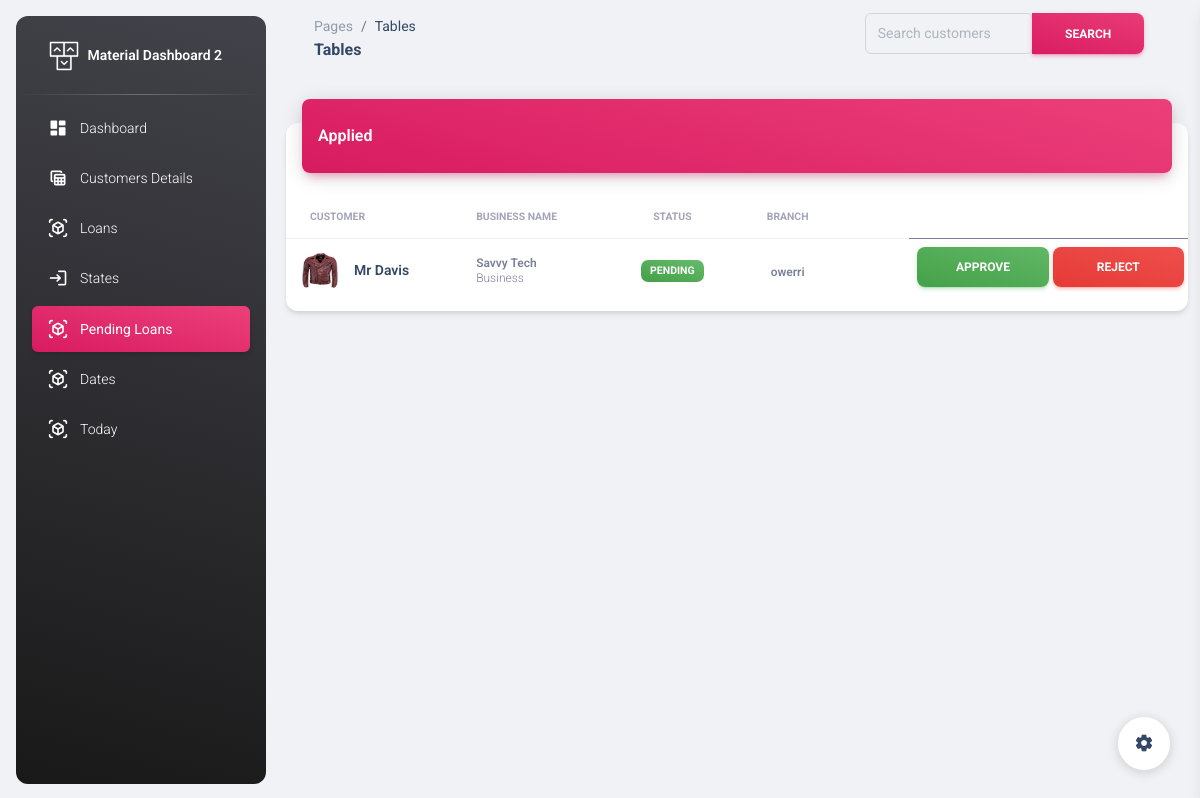
The page /administration/applied_loans/ (signed in) on the database its author committed.
### administration/models.py (models this page shows, shortened)
class LoanApply(models.Model):
    customer=models.ForeignKey(Customers,on_delete=models.CASCADE)
    amount=models.IntegerField()
    status=models.CharField(max_length=100,choices=[
    ("Approved","Approved"),
    ("Pending","Pending"),
    ("Rejected","Rejected")
])

class Customers(models.Model):
    name=models.CharField(max_length=100)
    branch=models.ForeignKey(Branch,on_delete=models.PROTECT,null=True,default=None)
    gender=models.CharField(max_length=100, null=True)
    occupation=models.CharField(max_length=100, null=True)
    state=models.CharField(max_length=100, null=True)
    passport=models.ImageField()
    business_name=models.CharField(max_length=100)
    bussiness_address=models.CharField(max_length=100)
    age=models.IntegerField()
    phone_number=models.IntegerField(null=True)
    home_address=models.CharField(max_length=100)
    card_number=models.IntegerField()
    guarantors_name=models.CharField(max_length=100)
    guarantors_phone=models.IntegerField()
    guarantors_address=models.CharField(max_length=100)
    goccupation=models.CharField(max_length=100,null=True)
    gstate=models.CharField(max_length=100,null=True)

class Branch(models.Model):
    name=models.CharField(max_length=100)
    state=models.ForeignKey(State,on_delete=models.CASCADE)
    manager=models.OneToOneField(Manager,on_delete=models.CASCADE,null=True)
    def __str__(self):
        return self.name

### administration/decorator.py (the view, shortened to what this page needs)
        def wrapper(request, *args, **kwargs):
            if request.user.is_authenticated:
                if request.user.groups.filter(name__in=groups).exists():
                    return view_func(request, *args, **kwargs)
            else:
                return redirect('')

### administration/decorator.py (called while the page is built, shortened)
def group_required(groups=[]):
    def decorator(view_func):
        def wrapper(request, *args, **kwargs):
            if request.user.is_authenticated:
                if request.user.groups.filter(name__in=groups).exists():
                    return view_func(request, *args, **kwargs)
            else:
                return redirect('')
        return wrapper
    return decorator

### administration/views.py (called while the page is built)
@login_required
@group_required(["Admin"])
def applied_loans(request):
    applied=LoanApply.objects.filter(status="Pending")
    context={
        "applied":applied
    }
    return render(request,'administration/appliedloans.html',context)

### administration/templates/administration/appliedloans.html (shortened to what this page needs)
<!DOCTYPE html>
<html lang="en">
  {% load static %}
<head>
  <link href="{% static 'administration/assets/css/nucleo-icons.css'%}" rel="stylesheet" />
  <link href="{% static 'administration/assets/css/nucleo-svg.css'%}" rel="stylesheet" />
  <link id="pagestyle" href="{% static 'administration/assets/css/material-dashboard.css'%}" rel="stylesheet" />
</head>
<body class="g-sidenav-show  bg-gray-200">
  <aside class="sidenav navbar navbar-vertical navbar-expand-xs border-0 border-radius-xl my-3 fixed-start ms-3   bg-gradient-dark" id="sidenav-main">
    <div class="sidenav-header">
      <a class="navbar-brand m-0" href=" https://demos.creative-tim.com/material-dashboard/pages/dashboard " target="_blank">
        <img src="{% static 'administration/assets/img/logo-ct.png'%}" class="navbar-brand-img h-100" alt="main_logo">
        <span class="ms-1 font-weight-bold text-white">Material Dashboard 2</span>
      </a>
    </div>
    <hr class="horizontal light mt-0 mb-2">
    <div class="collapse navbar-collapse  w-auto " id="sidenav-collapse-main">
      <ul class="navbar-nav">
        <li class="nav-item">
          <a class="nav-link text-white " href="{% url 'dashboard'%}">
            <div class="text-white text-center me-2 d-flex align-items-center justify-content-center">
              <i class="material-icons opacity-10">dashboard</i>
            </div>
            <span class="nav-link-text ms-1">Dashboard</span>
          </a>
        </li>
        <li class="nav-item">
          <a class="nav-link text-white " href="{% url 'customer_details'%}">
            <div class="text-white text-center me-2 d-flex align-items-center justify-content-center">
              <i class="material-icons opacity-10">table_view</i>
            </div>
            <span class="nav-link-text ms-1">Customers Details</span>
          </a>
        </li>
        <li class="nav-item">
          <a class="nav-link text-white " href="{% url 'loans'%}">
            <div class="text-white text-center me-2 d-flex align-items-center justify-content-center">
              <i class="material-icons opacity-10">view_in_ar</i>
            </div>
            <span class="nav-link-text ms-1">Loans</span>
          </a>
        </li>
        <li class="nav-item">
          <a class="nav-link text-white " href="{% url 'states'%}">
            <div class="text-white text-center me-2 d-flex align-items-center justify-content-center">
              <i class="material-icons opacity-10">login</i>
            </div>
            <span class="nav-link-text ms-1">States </span>
          </a>
        </li>
        <li class="nav-item">
            <a class="nav-link text-white active bg-gradient-primary " href="{% url 'applied'%}">
              <div class="text-white text-center me-2 d-flex align-items-center justify-content-center">
                <i class="material-icons opacity-10">view_in_ar</i>
              </div>
              <span class="nav-link-text ms-1">Pending Loans </span>
            </a>
          </li>
          <li class="nav-item">
            <a class="nav-link text-white" href="{% url 'dates'%}">
              <div class="text-white text-center me-2 d-flex align-items-center justify-content-center">
                <i class="material-icons opacity-10">view_in_ar</i>
              </div>
              <span class="nav-link-text ms-1">Dates </span>
            </a>
          </li>
          <li class="nav-item">
            <a class="nav-link text-white  " href="{% url 'today'%}">
              <div class="text-white text-center me-2 d-flex align-items-center justify-content-center">
                <i class="material-icons opacity-10">view_in_ar</i>
              </div>
              <span class="nav-link-text ms-1">Today</span>
            </a>
          </li>
      </ul>
    </div>
  </aside>
  <main class="main-content position-relative max-height-vh-100 h-100 border-radius-lg ">
    <nav class="navbar navbar-main navbar-expand-lg px-0 mx-4 shadow-none border-radius-xl" id="navbarBlur" data-scroll="true">
      <div class="container-fluid py-1 px-3">
        <nav aria-label="breadcrumb">
          <ol class="breadcrumb bg-transparent mb-0 pb-0 pt-1 px-0 me-sm-6 me-5">
            <li class="breadcrumb-item text-sm"><a class="opacity-5 text-dark" href="javascript:;">Pages</a></li>
            <li class="breadcrumb-item text-sm text-dark active" aria-current="page">Tables</li>
          </ol>
          <h6 class="font-weight-bolder mb-0">Tables</h6>
        </nav>
        <div class="collapse navbar-collapse mt-sm-0 mt-2 me-md-0 me-sm-4" id="navbar">
          <div class="ms-md-auto pe-md-3 d-flex align-items-center">
            <form method="GET" action="{% url 'searchapplied'%}">
            <div class="input-group input-group-outline">
              <input type="text" class="form-control w-40 mb-2" name="q"  placeholder="Search customers">
              <button class="btn bg-gradient-primary w-40  mb-2" type="submit" onclick="{% url 'searchapplied'%}">Search</button>
              </form>
          </div>
        </div>
      </div>
    </nav>
    <div class="container-fluid py-4">
      <div class="row">
        <div class="col-12">
          <div class="card my-4">
            <div class="card-header p-0 position-relative mt-n4 mx-3 z-index-2">
              <div class="bg-gradient-primary shadow-primary border-radius-lg pt-4 pb-3">
                <h6 class="text-white text-capitalize ps-3">Applied</h6>
              </div>
            </div>
            <div class="card-body px-0 pb-2">
              <div class="table-responsive p-0">
                <table class="table align-items-center mb-0">
                  <thead>
                    <tr>
                      <th class="text-uppercase text-secondary text-xxs font-weight-bolder opacity-7">Customer</th>
                      <th class="text-uppercase text-secondary text-xxs font-weight-bolder opacity-7 ps-2">Business Name</th>
                      <th class="text-center text-uppercase text-secondary text-xxs font-weight-bolder opacity-7">status</th>
                      <th class="text-center text-uppercase text-secondary text-xxs font-weight-bolder opacity-7">Branch</th>
                      <th class="text-secondary opacity-7"></th>
                    </tr>
                  </thead>
                  <tbody>
                    {% for client in applied%}
                    <tr>
                      <td>
                        <div class="d-flex px-2 py-1">
                          <div>
                            <img src="{{client.customer.passport.url}}" class="avatar avatar-sm me-3 border-radius-lg" alt="user1">
                          </div>
                          <div class="d-flex flex-column justify-content-center">
                            <h6 class="mb-0 text-sm">{{client.customer.name}}</h6>
                          </div>
                        </div>
                      </td>
                      <td>
                        <p class="text-xs font-weight-bold mb-0">{{client.customer.business_name}}</p>
                        <p class="text-xs text-secondary mb-0">Business</p>
                      </td>
                      <td class="align-middle text-center text-sm">
                        <span class="badge badge-sm bg-gradient-success">{{ client.status }}</span>
                      </td>
                      <td class="align-middle text-center">
                        <span class="text-secondary text-xs font-weight-bold">{{ client.customer.branch }}</span>
                      </td>
                      <td class="align-middle">
                      </td>
                      <td class="align-middle">
                        <a href="{% url 'approve_loan'  client.id%}"><button class="btn bg-gradient-success w-50  mb-2" type="submit" onclick="">Approve</button></a>
                        <a href="{% url 'reject_loan' client.id%}"><button class="btn bg-gradient-danger w-50  mb-2" type="submit" onclick="">Reject</button></a>
                      </td>
                    </tr>
                    {% endfor %}
                  </tbody>
                </table>
              </div>
            </div>
          </div>
        </div>
      </div>
    </div>
  </main>
  <div class="fixed-plugin">
    <a class="fixed-plugin-button text-dark position-fixed px-3 py-2">
      <i class="material-icons py-2">settings</i>
    </a>
  </div>
</body>
</html>

### rows shown on the page
LoanApply: customer.passport (picture), customer.name "Mr Davis", customer.business_name "Savvy Tech", status "PENDING", customer.branch "owerri"
